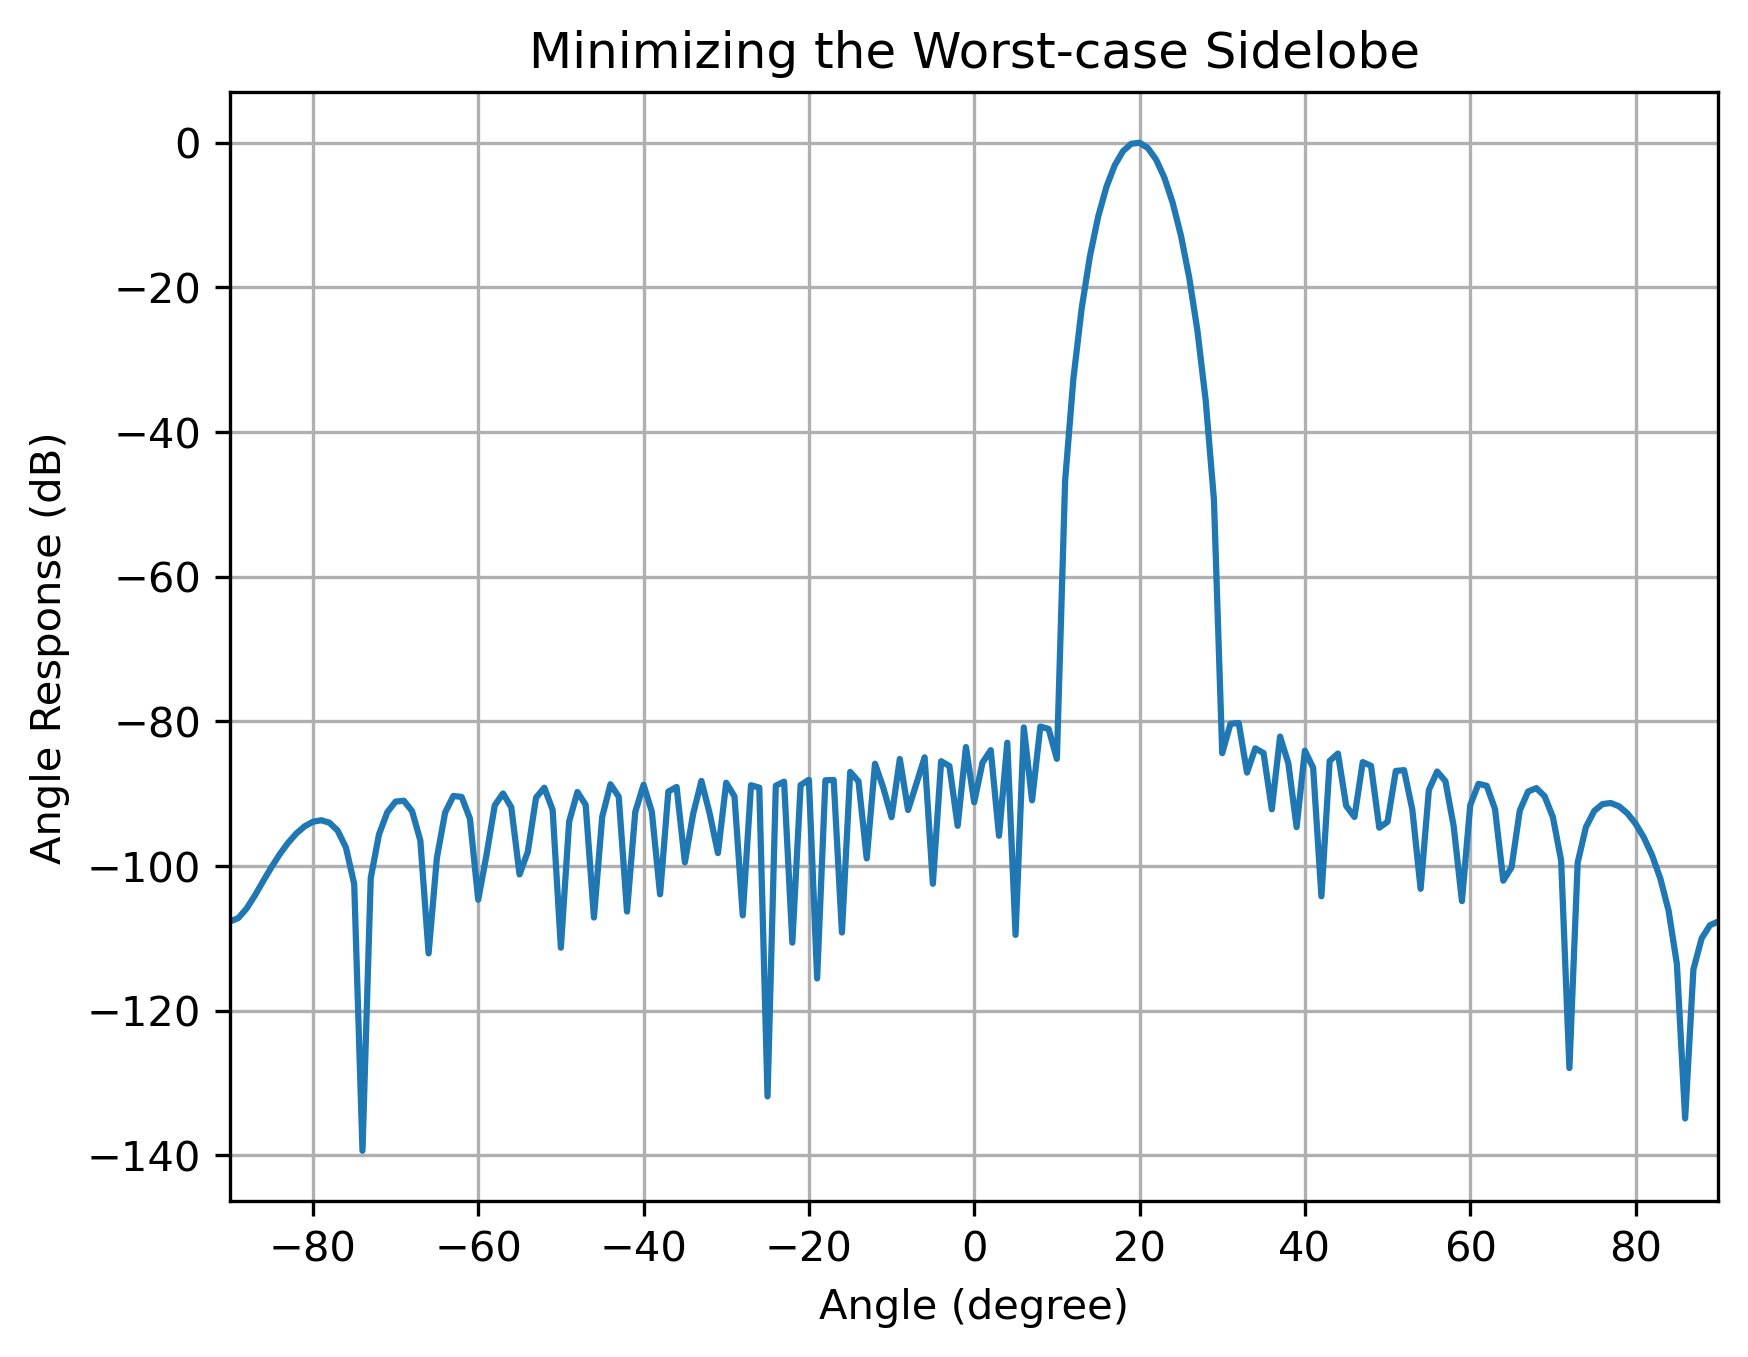

Generate this figure with Python:
"""Worst-case sidelobe minimization for a 40-element ULA."""

import pickle

import numpy as np
import cvxpy as cp
import matplotlib.pyplot as plt


NUM_ANA = 40
CARR_FREQ = 2.4e9
LIGHT_SPEED = 299_792_458.0
WAVE_LEN = LIGHT_SPEED / CARR_FREQ
ANTENNA_DIS = WAVE_LEN / 2

theta_l = 10
theta_u = 30
ANGLE_DES = (theta_l + theta_u) / 2

indices = np.arange(NUM_ANA)
steering_phase = -1j * 2 * np.pi * ANTENNA_DIS * np.sin(np.deg2rad(ANGLE_DES)) / WAVE_LEN
Steering_des = np.exp(steering_phase * indices)


def steering_column(angle_deg: float) -> np.ndarray:
    phase = -1j * 2 * np.pi * ANTENNA_DIS * np.sin(np.deg2rad(angle_deg)) / WAVE_LEN
    return np.exp(phase * indices)[:, None]


w = cp.Variable(NUM_ANA, complex=True)
t = cp.Variable()  # epigraph variable representing the max sidelobe power

# Preserve unity gain toward ANGLE_DES to avoid distorting the desired signal.
constraints = [cp.sum(cp.multiply(np.conj(Steering_des), w)) == 1]

# Explicitly constrain every blocked angle so that |wᴴa(θ)|² ≤ t.
for angle in range(-90, theta_l + 1):
    vec = steering_column(angle)
    P_matrix = vec @ vec.conj().T
    constraints.append(cp.quad_form(w, P_matrix) <= t)
for angle in range(theta_u, 91):
    vec = steering_column(angle)
    P_matrix = vec @ vec.conj().T
    constraints.append(cp.quad_form(w, P_matrix) <= t)

# Minimize the worst-case sidelobe value captured by t.
objective = cp.Minimize(t)
problem = cp.Problem(objective, constraints)
problem.solve(solver=cp.CLARABEL)

angles = np.arange(-90, 91)
steering_vec_plot = np.exp(
    -1j * np.outer(np.sin(np.deg2rad(angles)), indices) * 2 * np.pi * ANTENNA_DIS / WAVE_LEN
)
# Evaluate wᴴa(θ) power over the full ±90° scan to visualize worst-case behavior.
pattern_db = 10 * np.log10(np.abs(np.conj(w.value) @ steering_vec_plot.T) ** 2 + 1e-12)

fig, ax = plt.subplots()
ax.plot(angles, pattern_db)
ax.set_title("Minimizing the Worst-case Sidelobe")
ax.grid(True)
ax.set_xlabel("Angle (degree)")
ax.set_ylabel("Angle Response (dB)")
ax.set_xlim([-90, 90])
fig.savefig("problem3b.png", dpi=300, bbox_inches="tight")
with open("problem3b.fig.pickle", "wb") as fig_file:
    pickle.dump(fig, fig_file)
plt.show()
plt.close(fig)
